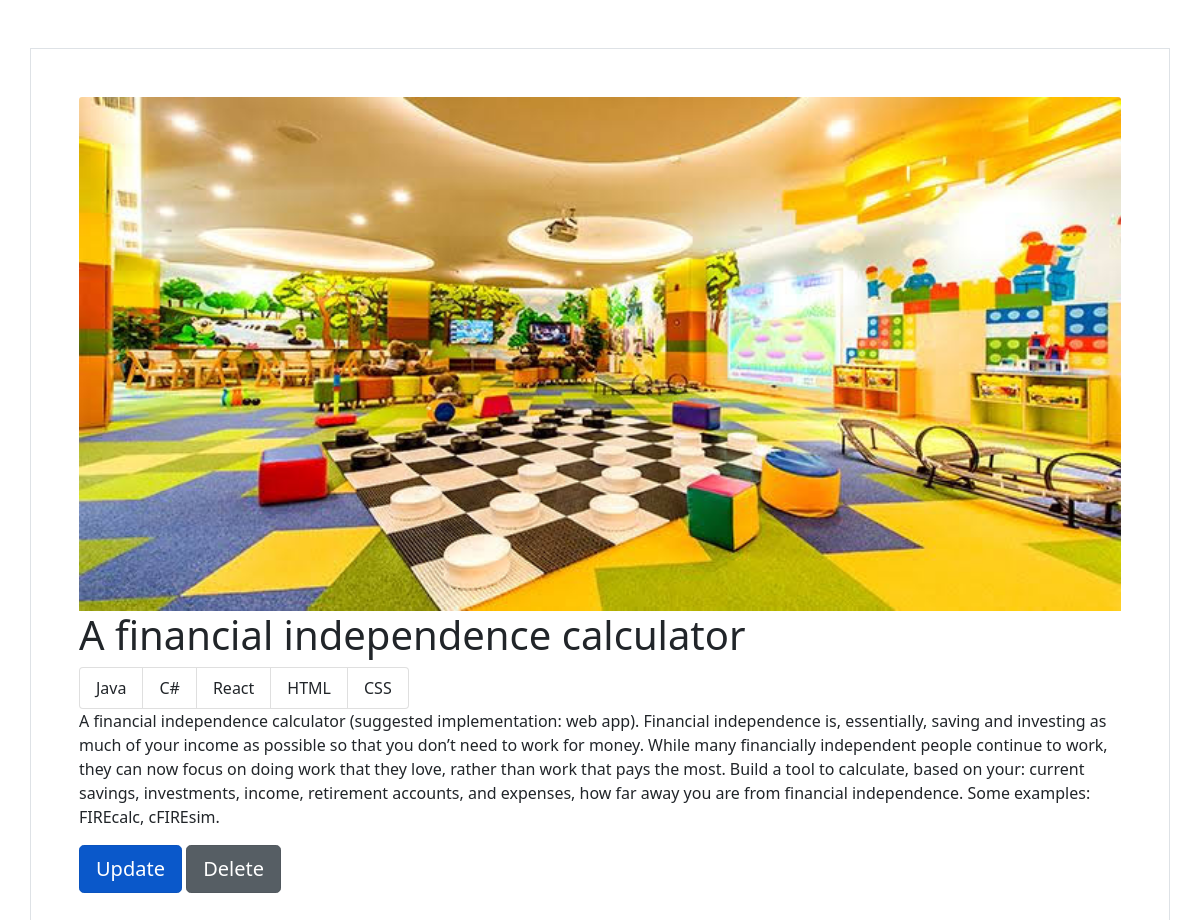
The page /project/49003fd7-9cd5-4374-86d1-2a7d4e0e1605/ on the database as committed earlier.
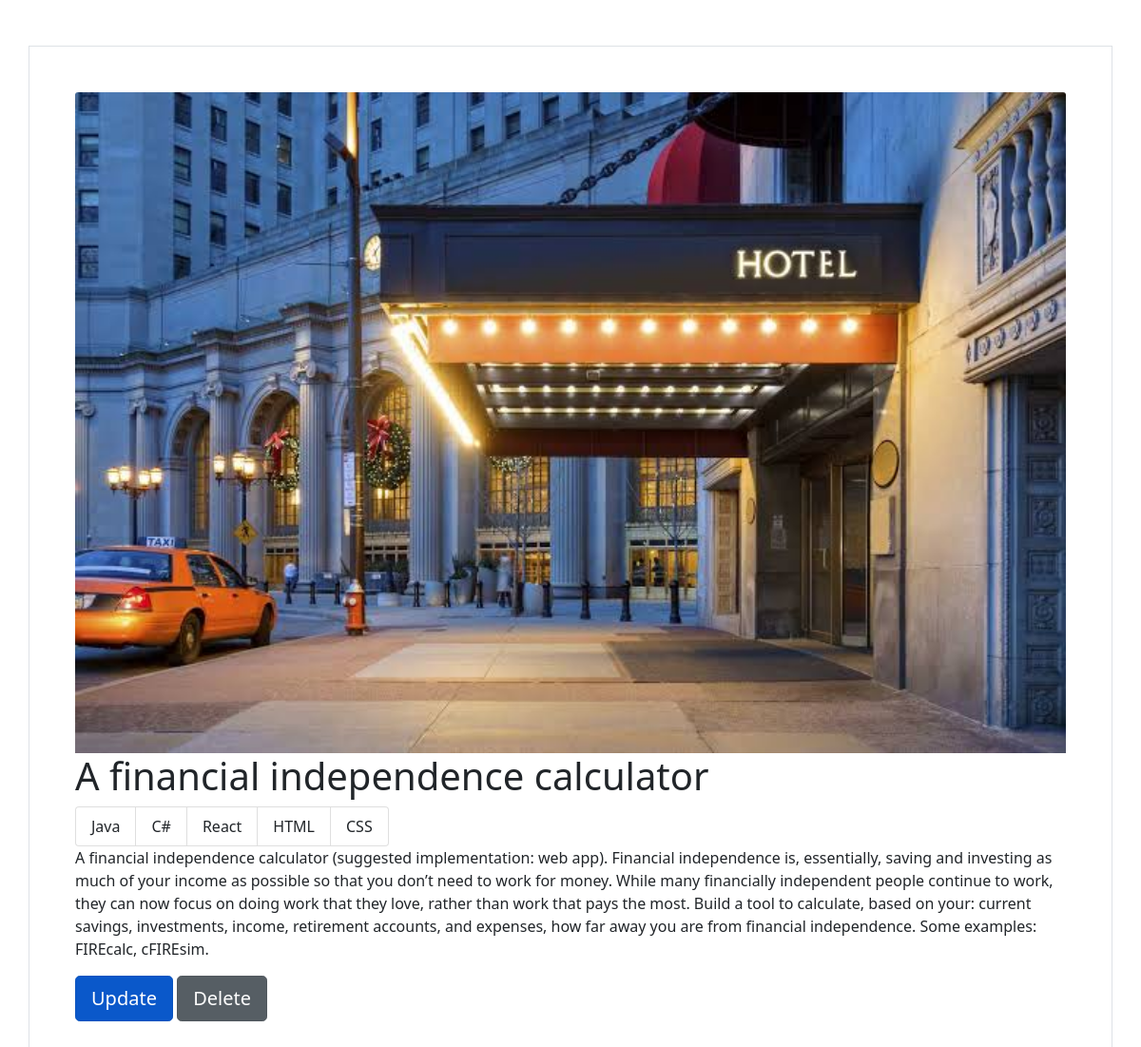
The same page on the database as committed later.
### project/models.py (models this page shows, shortened)
class Project(models.Model):
    id = models.UUIDField(default=uuid.uuid4, editable=False, null=False, blank=False, primary_key=True)
    title = models.CharField(null=False, blank=False, max_length=200)
    description = models.TextField(null=True, blank=True)
    featured_image = models.ImageField(null=True, blank=True, default='Design.JPG', upload_to='static/images/')
    demo_link = models.CharField(null=True, blank=True, max_length=200)
    source_code = models.CharField(null=True, blank=True, max_length=200)
    created = models.DateTimeField(auto_now_add=True)
    tags = models.ManyToManyField('Tag', blank=True)

### project/views.py (the view)
# urls.py: path('', include('project.urls')),
def project(request, pk):
    project = Project.objects.get(id=pk)
    tags = project.tags.all()
    context = {"project":project, 'tags':tags}
    return render(request, 'project/project.html', context)

### project/templates/project/project.html (shortened to what this page needs)
<!DOCTYPE html>
{% load static %}
<html lang="en">
  <head>
    <link
      href="https://cdn.jsdelivr.net/npm/bootstrap@5.1.3/dist/css/bootstrap.min.css"
      rel="stylesheet"
    />
  </head>
  <body>
    <div class="container p-5 my-5 border">
      {% if project.featured_image %}
      <img src="{{project.featured_image.url}}" class="card-img-top" alt="" />
      {% else %}
      <img src="{% static 'images/b.jpeg' %}" class="card-img-top" alt="" />
      {% endif %}
      <h1>{{project.title}}</h1>
      <ul class="list-group list-group-horizontal">
        {% for tag in tags %}
        <li class="list-group-item">{{tag.name}}</li>
        {% endfor %}
      </ul>
      <p>{{project.description}}</p>
      <a
        href="{% url 'update-project' project.id %}"
        class="btn btn-primary btn-lg active"
        role="button"
        aria-pressed="true"
        >Update</a
      >
      <a
        href="{% url 'delete-project' project.id %}"
        class="btn btn-secondary btn-lg active"
        role="button"
        aria-pressed="true"
        >Delete</a
      >
    </div>
  </body>
</html>

Rows that differ between the two databases and show on the page:
changed Project "A financial independence calculator": featured_image: a different picture
